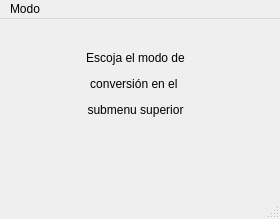
<?xml version="1.0" encoding="UTF-8"?>
<ui version="4.0">
 <class>MainWindow</class>
 <widget class="QMainWindow" name="MainWindow">
  <property name="geometry">
   <rect>
    <x>0</x>
    <y>0</y>
    <width>280</width>
    <height>219</height>
   </rect>
  </property>
  <property name="windowTitle">
   <string>MainWindow</string>
  </property>
  <widget class="QWidget" name="centralwidget">
   <widget class="QLabel" name="label">
    <property name="geometry">
     <rect>
      <x>40</x>
      <y>20</y>
      <width>191</width>
      <height>131</height>
     </rect>
    </property>
    <property name="text">
     <string>&lt;html&gt;&lt;head/&gt;&lt;body&gt;&lt;p align=&quot;center&quot;&gt;Escoja el modo de&lt;/p&gt;&lt;p align=&quot;center&quot;&gt;conversión en el &lt;/p&gt;&lt;p align=&quot;center&quot;&gt;submenu superior&lt;/p&gt;&lt;p align=&quot;center&quot;&gt;&lt;br/&gt;&lt;/p&gt;&lt;/body&gt;&lt;/html&gt;</string>
    </property>
   </widget>
  </widget>
  <widget class="QMenuBar" name="menubar">
   <property name="geometry">
    <rect>
     <x>0</x>
     <y>0</y>
     <width>280</width>
     <height>34</height>
    </rect>
   </property>
   <widget class="QMenu" name="menuValor">
    <property name="title">
     <string>Modo</string>
    </property>
    <addaction name="actionValor"/>
    <addaction name="actionColor"/>
   </widget>
   <addaction name="menuValor"/>
  </widget>
  <widget class="QStatusBar" name="statusbar"/>
  <action name="actionValor">
   <property name="text">
    <string>Resistencias</string>
   </property>
  </action>
  <action name="actionColor">
   <property name="text">
    <string>Ley de Ohm</string>
   </property>
  </action>
 </widget>
 <resources/>
 <connections/>
</ui>
